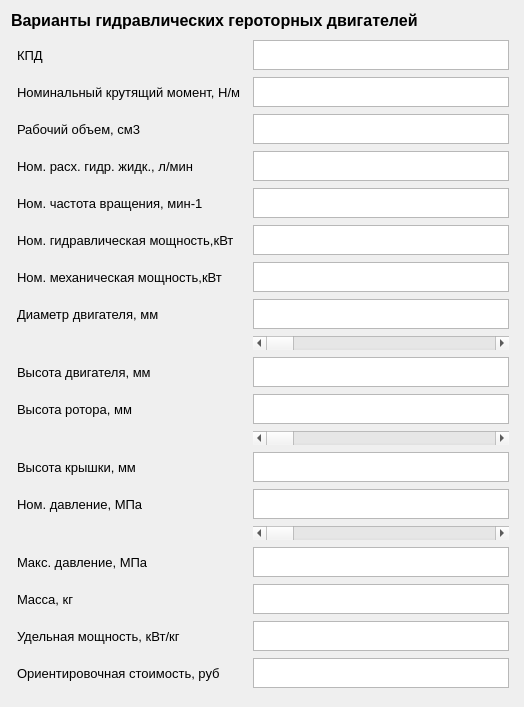
<?xml version="1.0" encoding="UTF-8"?>
<ui version="4.0">
 <class>MainWindow</class>
 <widget class="QDialog" name="MainWindow">
  <property name="geometry">
   <rect>
    <x>0</x>
    <y>0</y>
    <width>517</width>
    <height>552</height>
   </rect>
  </property>
  <property name="minimumSize">
   <size>
    <width>517</width>
    <height>0</height>
   </size>
  </property>
  <property name="maximumSize">
   <size>
    <width>16777215</width>
    <height>1251</height>
   </size>
  </property>
  <property name="baseSize">
   <size>
    <width>521</width>
    <height>552</height>
   </size>
  </property>
  <property name="windowTitle">
   <string>Dialog</string>
  </property>
  <layout class="QVBoxLayout" name="verticalLayout_2">
   <property name="sizeConstraint">
    <enum>QLayout::SetFixedSize</enum>
   </property>
   <item>
    <widget class="QLabel" name="label">
     <property name="font">
      <font>
       <pointsize>12</pointsize>
       <weight>75</weight>
       <bold>true</bold>
      </font>
     </property>
     <property name="text">
      <string>Варианты гидравлических героторных двигателей</string>
     </property>
    </widget>
   </item>
   <item>
    <layout class="QGridLayout" name="gridLayout">
     <property name="sizeConstraint">
      <enum>QLayout::SetNoConstraint</enum>
     </property>
     <property name="leftMargin">
      <number>6</number>
     </property>
     <property name="topMargin">
      <number>4</number>
     </property>
     <property name="rightMargin">
      <number>4</number>
     </property>
     <property name="bottomMargin">
      <number>8</number>
     </property>
     <property name="horizontalSpacing">
      <number>12</number>
     </property>
     <property name="verticalSpacing">
      <number>7</number>
     </property>
     <item row="0" column="0">
      <widget class="QLabel" name="label_1">
       <property name="font">
        <font>
         <pointsize>10</pointsize>
        </font>
       </property>
       <property name="text">
        <string>КПД</string>
       </property>
      </widget>
     </item>
     <item row="0" column="1">
      <widget class="QTextEdit" name="textEdit_1">
       <property name="enabled">
        <bool>true</bool>
       </property>
       <property name="sizePolicy">
        <sizepolicy hsizetype="Expanding" vsizetype="Minimum">
         <horstretch>0</horstretch>
         <verstretch>0</verstretch>
        </sizepolicy>
       </property>
       <property name="minimumSize">
        <size>
         <width>0</width>
         <height>20</height>
        </size>
       </property>
       <property name="maximumSize">
        <size>
         <width>16777215</width>
         <height>30</height>
        </size>
       </property>
       <property name="baseSize">
        <size>
         <width>0</width>
         <height>25</height>
        </size>
       </property>
       <property name="verticalScrollBarPolicy">
        <enum>Qt::ScrollBarAlwaysOff</enum>
       </property>
       <property name="horizontalScrollBarPolicy">
        <enum>Qt::ScrollBarAlwaysOff</enum>
       </property>
      </widget>
     </item>
     <item row="1" column="0">
      <widget class="QLabel" name="label_2">
       <property name="font">
        <font>
         <pointsize>10</pointsize>
        </font>
       </property>
       <property name="text">
        <string>Номинальный крутящий момент, Н/м</string>
       </property>
      </widget>
     </item>
     <item row="1" column="1">
      <widget class="QTextEdit" name="textEdit_2">
       <property name="sizePolicy">
        <sizepolicy hsizetype="Expanding" vsizetype="Minimum">
         <horstretch>0</horstretch>
         <verstretch>0</verstretch>
        </sizepolicy>
       </property>
       <property name="minimumSize">
        <size>
         <width>0</width>
         <height>20</height>
        </size>
       </property>
       <property name="maximumSize">
        <size>
         <width>16777215</width>
         <height>30</height>
        </size>
       </property>
       <property name="baseSize">
        <size>
         <width>0</width>
         <height>25</height>
        </size>
       </property>
       <property name="verticalScrollBarPolicy">
        <enum>Qt::ScrollBarAlwaysOff</enum>
       </property>
       <property name="horizontalScrollBarPolicy">
        <enum>Qt::ScrollBarAlwaysOff</enum>
       </property>
      </widget>
     </item>
     <item row="2" column="0">
      <widget class="QLabel" name="label_3">
       <property name="font">
        <font>
         <pointsize>10</pointsize>
        </font>
       </property>
       <property name="text">
        <string>Рабочий объем, см3</string>
       </property>
      </widget>
     </item>
     <item row="2" column="1">
      <widget class="QTextEdit" name="textEdit_3">
       <property name="sizePolicy">
        <sizepolicy hsizetype="Expanding" vsizetype="Minimum">
         <horstretch>0</horstretch>
         <verstretch>0</verstretch>
        </sizepolicy>
       </property>
       <property name="minimumSize">
        <size>
         <width>0</width>
         <height>20</height>
        </size>
       </property>
       <property name="maximumSize">
        <size>
         <width>16777215</width>
         <height>30</height>
        </size>
       </property>
       <property name="baseSize">
        <size>
         <width>0</width>
         <height>25</height>
        </size>
       </property>
       <property name="verticalScrollBarPolicy">
        <enum>Qt::ScrollBarAlwaysOff</enum>
       </property>
       <property name="horizontalScrollBarPolicy">
        <enum>Qt::ScrollBarAlwaysOff</enum>
       </property>
      </widget>
     </item>
     <item row="3" column="0">
      <widget class="QLabel" name="label_4">
       <property name="font">
        <font>
         <pointsize>10</pointsize>
        </font>
       </property>
       <property name="text">
        <string>Ном. расх. гидр. жидк., л/мин</string>
       </property>
      </widget>
     </item>
     <item row="3" column="1">
      <widget class="QTextEdit" name="textEdit_4">
       <property name="sizePolicy">
        <sizepolicy hsizetype="Expanding" vsizetype="Minimum">
         <horstretch>0</horstretch>
         <verstretch>0</verstretch>
        </sizepolicy>
       </property>
       <property name="minimumSize">
        <size>
         <width>0</width>
         <height>20</height>
        </size>
       </property>
       <property name="maximumSize">
        <size>
         <width>16777215</width>
         <height>30</height>
        </size>
       </property>
       <property name="baseSize">
        <size>
         <width>0</width>
         <height>25</height>
        </size>
       </property>
       <property name="verticalScrollBarPolicy">
        <enum>Qt::ScrollBarAlwaysOff</enum>
       </property>
       <property name="horizontalScrollBarPolicy">
        <enum>Qt::ScrollBarAlwaysOff</enum>
       </property>
      </widget>
     </item>
     <item row="4" column="0">
      <widget class="QLabel" name="label_5">
       <property name="font">
        <font>
         <pointsize>10</pointsize>
        </font>
       </property>
       <property name="text">
        <string>Ном. частота вращения, мин-1</string>
       </property>
      </widget>
     </item>
     <item row="4" column="1">
      <widget class="QTextEdit" name="textEdit_5">
       <property name="sizePolicy">
        <sizepolicy hsizetype="Expanding" vsizetype="Minimum">
         <horstretch>0</horstretch>
         <verstretch>0</verstretch>
        </sizepolicy>
       </property>
       <property name="minimumSize">
        <size>
         <width>0</width>
         <height>20</height>
        </size>
       </property>
       <property name="maximumSize">
        <size>
         <width>16777215</width>
         <height>30</height>
        </size>
       </property>
       <property name="baseSize">
        <size>
         <width>0</width>
         <height>25</height>
        </size>
       </property>
       <property name="verticalScrollBarPolicy">
        <enum>Qt::ScrollBarAlwaysOff</enum>
       </property>
       <property name="horizontalScrollBarPolicy">
        <enum>Qt::ScrollBarAlwaysOff</enum>
       </property>
      </widget>
     </item>
     <item row="5" column="0">
      <widget class="QLabel" name="label_6">
       <property name="font">
        <font>
         <pointsize>10</pointsize>
        </font>
       </property>
       <property name="text">
        <string>Ном. гидравлическая мощность,кВт</string>
       </property>
      </widget>
     </item>
     <item row="5" column="1">
      <widget class="QTextEdit" name="textEdit_6">
       <property name="sizePolicy">
        <sizepolicy hsizetype="Expanding" vsizetype="Minimum">
         <horstretch>0</horstretch>
         <verstretch>0</verstretch>
        </sizepolicy>
       </property>
       <property name="minimumSize">
        <size>
         <width>0</width>
         <height>20</height>
        </size>
       </property>
       <property name="maximumSize">
        <size>
         <width>16777215</width>
         <height>30</height>
        </size>
       </property>
       <property name="baseSize">
        <size>
         <width>0</width>
         <height>25</height>
        </size>
       </property>
       <property name="verticalScrollBarPolicy">
        <enum>Qt::ScrollBarAlwaysOff</enum>
       </property>
       <property name="horizontalScrollBarPolicy">
        <enum>Qt::ScrollBarAlwaysOff</enum>
       </property>
      </widget>
     </item>
     <item row="6" column="0">
      <widget class="QLabel" name="label_7">
       <property name="font">
        <font>
         <pointsize>10</pointsize>
        </font>
       </property>
       <property name="text">
        <string>Ном. механическая мощность,кВт</string>
       </property>
      </widget>
     </item>
     <item row="6" column="1">
      <widget class="QTextEdit" name="textEdit_7">
       <property name="sizePolicy">
        <sizepolicy hsizetype="Expanding" vsizetype="Minimum">
         <horstretch>0</horstretch>
         <verstretch>0</verstretch>
        </sizepolicy>
       </property>
       <property name="minimumSize">
        <size>
         <width>0</width>
         <height>20</height>
        </size>
       </property>
       <property name="maximumSize">
        <size>
         <width>16777215</width>
         <height>30</height>
        </size>
       </property>
       <property name="baseSize">
        <size>
         <width>0</width>
         <height>25</height>
        </size>
       </property>
       <property name="verticalScrollBarPolicy">
        <enum>Qt::ScrollBarAlwaysOff</enum>
       </property>
       <property name="horizontalScrollBarPolicy">
        <enum>Qt::ScrollBarAlwaysOff</enum>
       </property>
      </widget>
     </item>
     <item row="7" column="0">
      <widget class="QLabel" name="label_8">
       <property name="font">
        <font>
         <pointsize>10</pointsize>
        </font>
       </property>
       <property name="text">
        <string>Диаметр двигателя, мм</string>
       </property>
      </widget>
     </item>
     <item row="7" column="1">
      <widget class="QTextEdit" name="textEdit_8">
       <property name="sizePolicy">
        <sizepolicy hsizetype="Expanding" vsizetype="Minimum">
         <horstretch>0</horstretch>
         <verstretch>0</verstretch>
        </sizepolicy>
       </property>
       <property name="minimumSize">
        <size>
         <width>0</width>
         <height>20</height>
        </size>
       </property>
       <property name="maximumSize">
        <size>
         <width>16777215</width>
         <height>30</height>
        </size>
       </property>
       <property name="baseSize">
        <size>
         <width>0</width>
         <height>25</height>
        </size>
       </property>
       <property name="verticalScrollBarPolicy">
        <enum>Qt::ScrollBarAlwaysOff</enum>
       </property>
       <property name="horizontalScrollBarPolicy">
        <enum>Qt::ScrollBarAlwaysOff</enum>
       </property>
      </widget>
     </item>
     <item row="8" column="1">
      <widget class="QScrollBar" name="horizontalScrollBar">
       <property name="font">
        <font>
         <pointsize>12</pointsize>
        </font>
       </property>
       <property name="orientation">
        <enum>Qt::Horizontal</enum>
       </property>
      </widget>
     </item>
     <item row="9" column="0">
      <widget class="QLabel" name="label_9">
       <property name="font">
        <font>
         <pointsize>10</pointsize>
        </font>
       </property>
       <property name="text">
        <string>Высота двигателя, мм</string>
       </property>
      </widget>
     </item>
     <item row="9" column="1">
      <widget class="QTextEdit" name="textEdit_9">
       <property name="sizePolicy">
        <sizepolicy hsizetype="Expanding" vsizetype="Minimum">
         <horstretch>0</horstretch>
         <verstretch>0</verstretch>
        </sizepolicy>
       </property>
       <property name="minimumSize">
        <size>
         <width>0</width>
         <height>20</height>
        </size>
       </property>
       <property name="maximumSize">
        <size>
         <width>16777215</width>
         <height>30</height>
        </size>
       </property>
       <property name="baseSize">
        <size>
         <width>0</width>
         <height>25</height>
        </size>
       </property>
       <property name="verticalScrollBarPolicy">
        <enum>Qt::ScrollBarAlwaysOff</enum>
       </property>
       <property name="horizontalScrollBarPolicy">
        <enum>Qt::ScrollBarAlwaysOff</enum>
       </property>
      </widget>
     </item>
     <item row="10" column="0">
      <widget class="QLabel" name="label_10">
       <property name="font">
        <font>
         <pointsize>10</pointsize>
        </font>
       </property>
       <property name="text">
        <string>Высота ротора, мм</string>
       </property>
      </widget>
     </item>
     <item row="10" column="1">
      <widget class="QTextEdit" name="textEdit_10">
       <property name="sizePolicy">
        <sizepolicy hsizetype="Expanding" vsizetype="Minimum">
         <horstretch>0</horstretch>
         <verstretch>0</verstretch>
        </sizepolicy>
       </property>
       <property name="minimumSize">
        <size>
         <width>0</width>
         <height>20</height>
        </size>
       </property>
       <property name="maximumSize">
        <size>
         <width>16777215</width>
         <height>30</height>
        </size>
       </property>
       <property name="baseSize">
        <size>
         <width>0</width>
         <height>25</height>
        </size>
       </property>
       <property name="verticalScrollBarPolicy">
        <enum>Qt::ScrollBarAlwaysOff</enum>
       </property>
       <property name="horizontalScrollBarPolicy">
        <enum>Qt::ScrollBarAlwaysOff</enum>
       </property>
      </widget>
     </item>
     <item row="11" column="1">
      <widget class="QScrollBar" name="horizontalScrollBar_3">
       <property name="font">
        <font>
         <pointsize>12</pointsize>
        </font>
       </property>
       <property name="orientation">
        <enum>Qt::Horizontal</enum>
       </property>
      </widget>
     </item>
     <item row="12" column="0">
      <widget class="QLabel" name="label_11">
       <property name="font">
        <font>
         <pointsize>10</pointsize>
        </font>
       </property>
       <property name="text">
        <string>Высота крышки, мм</string>
       </property>
      </widget>
     </item>
     <item row="12" column="1">
      <widget class="QTextEdit" name="textEdit_11">
       <property name="sizePolicy">
        <sizepolicy hsizetype="Expanding" vsizetype="Minimum">
         <horstretch>0</horstretch>
         <verstretch>0</verstretch>
        </sizepolicy>
       </property>
       <property name="minimumSize">
        <size>
         <width>0</width>
         <height>20</height>
        </size>
       </property>
       <property name="maximumSize">
        <size>
         <width>16777215</width>
         <height>30</height>
        </size>
       </property>
       <property name="baseSize">
        <size>
         <width>0</width>
         <height>25</height>
        </size>
       </property>
       <property name="verticalScrollBarPolicy">
        <enum>Qt::ScrollBarAlwaysOff</enum>
       </property>
       <property name="horizontalScrollBarPolicy">
        <enum>Qt::ScrollBarAlwaysOff</enum>
       </property>
      </widget>
     </item>
     <item row="13" column="0">
      <widget class="QLabel" name="label_12">
       <property name="font">
        <font>
         <pointsize>10</pointsize>
        </font>
       </property>
       <property name="text">
        <string>Ном. давление, МПа</string>
       </property>
      </widget>
     </item>
     <item row="13" column="1">
      <widget class="QTextEdit" name="textEdit_12">
       <property name="sizePolicy">
        <sizepolicy hsizetype="Expanding" vsizetype="Minimum">
         <horstretch>0</horstretch>
         <verstretch>0</verstretch>
        </sizepolicy>
       </property>
       <property name="minimumSize">
        <size>
         <width>0</width>
         <height>20</height>
        </size>
       </property>
       <property name="maximumSize">
        <size>
         <width>16777215</width>
         <height>30</height>
        </size>
       </property>
       <property name="baseSize">
        <size>
         <width>0</width>
         <height>25</height>
        </size>
       </property>
       <property name="verticalScrollBarPolicy">
        <enum>Qt::ScrollBarAlwaysOff</enum>
       </property>
       <property name="horizontalScrollBarPolicy">
        <enum>Qt::ScrollBarAlwaysOff</enum>
       </property>
      </widget>
     </item>
     <item row="14" column="1">
      <widget class="QScrollBar" name="horizontalScrollBar_2">
       <property name="font">
        <font>
         <pointsize>12</pointsize>
        </font>
       </property>
       <property name="orientation">
        <enum>Qt::Horizontal</enum>
       </property>
      </widget>
     </item>
     <item row="15" column="0">
      <widget class="QLabel" name="label_13">
       <property name="font">
        <font>
         <pointsize>10</pointsize>
        </font>
       </property>
       <property name="text">
        <string>Макс. давление, МПа</string>
       </property>
      </widget>
     </item>
     <item row="15" column="1">
      <widget class="QTextEdit" name="textEdit_13">
       <property name="sizePolicy">
        <sizepolicy hsizetype="Expanding" vsizetype="Minimum">
         <horstretch>0</horstretch>
         <verstretch>0</verstretch>
        </sizepolicy>
       </property>
       <property name="minimumSize">
        <size>
         <width>0</width>
         <height>20</height>
        </size>
       </property>
       <property name="maximumSize">
        <size>
         <width>16777215</width>
         <height>30</height>
        </size>
       </property>
       <property name="baseSize">
        <size>
         <width>0</width>
         <height>25</height>
        </size>
       </property>
       <property name="verticalScrollBarPolicy">
        <enum>Qt::ScrollBarAlwaysOff</enum>
       </property>
       <property name="horizontalScrollBarPolicy">
        <enum>Qt::ScrollBarAlwaysOff</enum>
       </property>
      </widget>
     </item>
     <item row="16" column="0">
      <widget class="QLabel" name="label_14">
       <property name="font">
        <font>
         <pointsize>10</pointsize>
        </font>
       </property>
       <property name="text">
        <string>Масса, кг</string>
       </property>
      </widget>
     </item>
     <item row="16" column="1">
      <widget class="QTextEdit" name="textEdit_14">
       <property name="sizePolicy">
        <sizepolicy hsizetype="Expanding" vsizetype="Minimum">
         <horstretch>0</horstretch>
         <verstretch>0</verstretch>
        </sizepolicy>
       </property>
       <property name="minimumSize">
        <size>
         <width>0</width>
         <height>20</height>
        </size>
       </property>
       <property name="maximumSize">
        <size>
         <width>16777215</width>
         <height>30</height>
        </size>
       </property>
       <property name="baseSize">
        <size>
         <width>0</width>
         <height>25</height>
        </size>
       </property>
       <property name="verticalScrollBarPolicy">
        <enum>Qt::ScrollBarAlwaysOff</enum>
       </property>
       <property name="horizontalScrollBarPolicy">
        <enum>Qt::ScrollBarAlwaysOff</enum>
       </property>
      </widget>
     </item>
     <item row="17" column="0">
      <widget class="QLabel" name="label_15">
       <property name="font">
        <font>
         <pointsize>10</pointsize>
        </font>
       </property>
       <property name="text">
        <string>Удельная мощность, кВт/кг</string>
       </property>
      </widget>
     </item>
     <item row="17" column="1">
      <widget class="QTextEdit" name="textEdit_15">
       <property name="sizePolicy">
        <sizepolicy hsizetype="Expanding" vsizetype="Minimum">
         <horstretch>0</horstretch>
         <verstretch>0</verstretch>
        </sizepolicy>
       </property>
       <property name="minimumSize">
        <size>
         <width>0</width>
         <height>20</height>
        </size>
       </property>
       <property name="maximumSize">
        <size>
         <width>16777215</width>
         <height>30</height>
        </size>
       </property>
       <property name="baseSize">
        <size>
         <width>0</width>
         <height>25</height>
        </size>
       </property>
       <property name="verticalScrollBarPolicy">
        <enum>Qt::ScrollBarAlwaysOff</enum>
       </property>
       <property name="horizontalScrollBarPolicy">
        <enum>Qt::ScrollBarAlwaysOff</enum>
       </property>
      </widget>
     </item>
     <item row="18" column="0">
      <widget class="QLabel" name="label_17">
       <property name="font">
        <font>
         <pointsize>10</pointsize>
        </font>
       </property>
       <property name="text">
        <string>Ориентировочная стоимость, руб</string>
       </property>
      </widget>
     </item>
     <item row="18" column="1">
      <widget class="QTextEdit" name="textEdit_16">
       <property name="sizePolicy">
        <sizepolicy hsizetype="Expanding" vsizetype="Minimum">
         <horstretch>0</horstretch>
         <verstretch>0</verstretch>
        </sizepolicy>
       </property>
       <property name="minimumSize">
        <size>
         <width>0</width>
         <height>20</height>
        </size>
       </property>
       <property name="maximumSize">
        <size>
         <width>16777215</width>
         <height>30</height>
        </size>
       </property>
       <property name="baseSize">
        <size>
         <width>0</width>
         <height>25</height>
        </size>
       </property>
       <property name="verticalScrollBarPolicy">
        <enum>Qt::ScrollBarAlwaysOff</enum>
       </property>
       <property name="horizontalScrollBarPolicy">
        <enum>Qt::ScrollBarAlwaysOff</enum>
       </property>
      </widget>
     </item>
    </layout>
   </item>
  </layout>
 </widget>
 <resources/>
 <connections/>
</ui>
